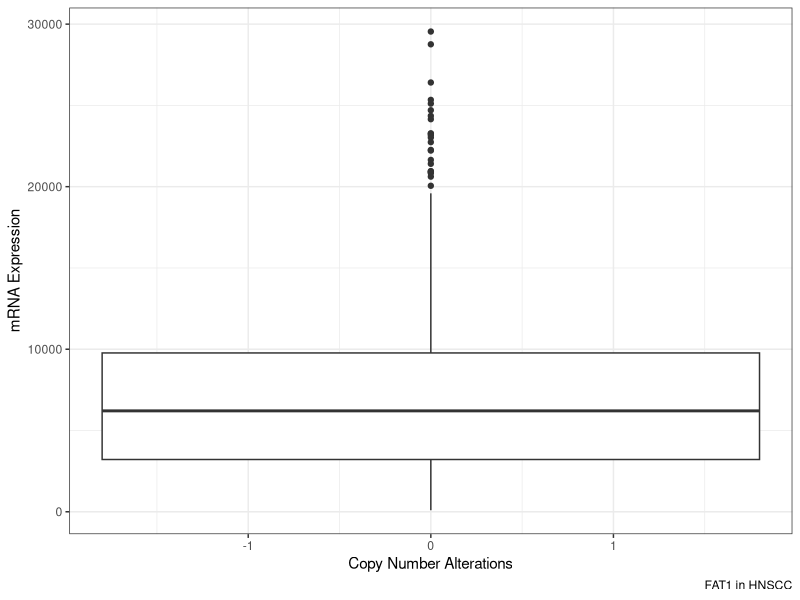
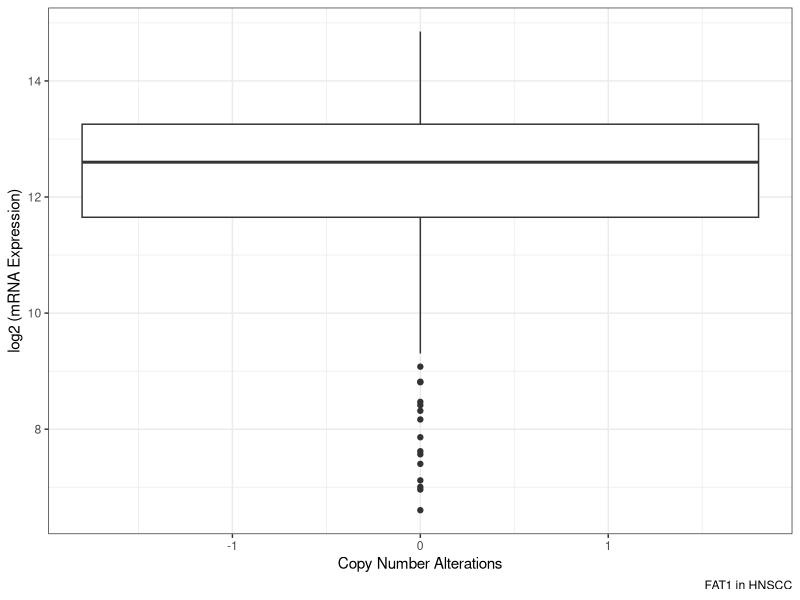

Write R code to recreate these figures, in order. (Note: this script raises an error after producing the figures.)
## ---- chunk 1
library(tidyverse)
library(ggpubr)
## ---- chunk 2
CNA_HNSC = read.delim("./Downloaded Data/CNA HNSC.txt")
mRNA_HNSC = read.delim("./Downloaded Data/mRNA Expression HNSCC.txt")
HNSC = cbind.data.frame(CNA_HNSC, mRNA_HNSC) 
HNSC = HNSC[-c(5,6)]
## ---- chunk 3
FAT1_HNSC = HNSC[c(1, 2, 3, 5)] 
colnames(FAT1_HNSC) = c("Study ID", "Sample ID", "Copy Number Alterations", "mRNA Expression")  


P1.1 = 
FAT1_HNSC %>% 
  ggplot(aes(x = `Copy Number Alterations`, y = `mRNA Expression`))  + geom_boxplot() + theme_bw() + 
  labs(caption = "FAT1 in HNSCC")

FAT1_HNSC$`mRNA Expression` = log(FAT1_HNSC$`mRNA Expression`, base = 2)
# Making linear regression plot
P1.2 = 
FAT1_HNSC %>% 
  ggplot(aes(x = `Copy Number Alterations`, y = `mRNA Expression`))  + geom_boxplot() + theme_bw() + 
  labs(caption = "FAT1 in HNSCC", y = "log2 (mRNA Expression)")

# Anova analysis
FAT1_HNSC$`Copy Number Alterations` = as.factor(FAT1_HNSC$`Copy Number Alterations`)
analysis1 = aov(FAT1_HNSC$`mRNA Expression`~FAT1_HNSC$`Copy Number Alterations`)
summary.aov(analysis1)

# Pearson Correlation
cor.test(FAT1_HNSC$`Copy Number Alterations`, FAT1_HNSC$`mRNA Expression`, method="pearson")

# Spearman Correlation
cor.test(FAT1_HNSC$`Copy Number Alterations`, FAT1_HNSC$`mRNA Expression`, method="spearman")

# Kendall Correlation
cor.test(FAT1_HNSC$`Copy Number Alterations`, FAT1_HNSC$`mRNA Expression`, method="kendall")

# Anova analysis
FAT1_HNSC$`Copy Number Alterations` = as.factor(FAT1_HNSC$`Copy Number Alterations`)
analysis1 = aov(FAT1_HNSC$`mRNA Expression`~FAT1_HNSC$`Copy Number Alterations`)
summary.aov(analysis1)

